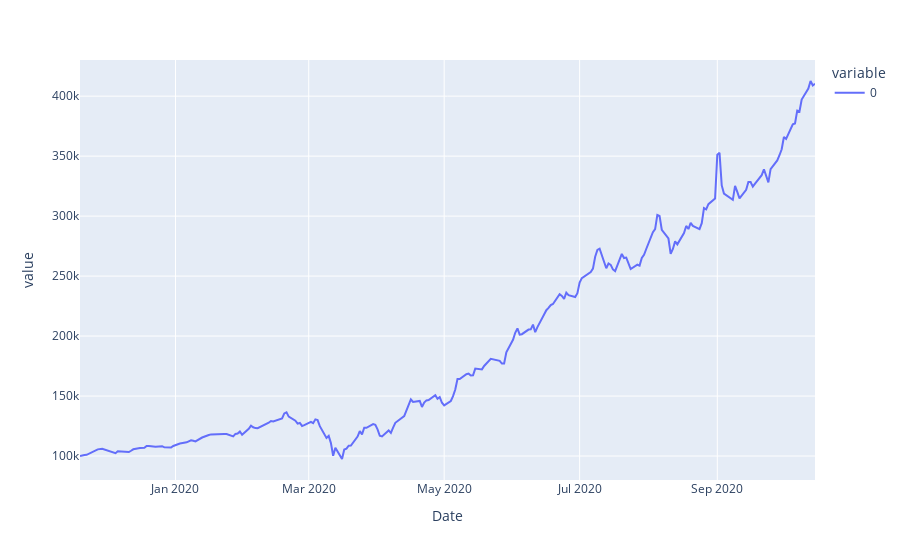

Notebook code cell kept with this figure:
### Code cell
r = continuous_optimization(cov_shrinkage_opt_fn)
r["nav_history"].plot()

### Figure 1 — Plotly figure (JSON) as saved in the notebook; plotly's stock layout.template omitted (floating-point values rounded to 4 significant figures; data arrays with more than 128 entries replaced by an {"elided": "..."} marker saying what was removed)
{"data": [{"hovertemplate": "variable=0<br>Date=%{x}<br>value=%{y}<extra></extra>", "legendgroup": "0", "line": {"color": "#636efa", "dash": "solid"}, "mode": "lines", "name": "0", "orientation": "v", "showlegend": true, "type": "scatter", "x": {"elided": "229 str values"}, "xaxis": "x", "y": {"elided": "229 float values"}, "yaxis": "y"}], "layout": {"legend": {"title": {"text": "variable"}, "tracegroupgap": 0}, "margin": {"t": 60}, "xaxis": {"anchor": "y", "domain": [0, 1], "title": {"text": "Date"}}, "yaxis": {"anchor": "x", "domain": [0, 1], "title": {"text": "value"}}}}
